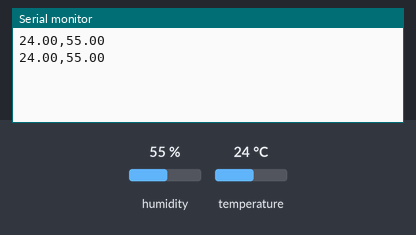
A sketch run on a simulated Arduino Uno, built with avr-gcc and run on an emulated ATmega328P. On the bench: the last lines printed to the serial monitor. The test bench sets the inputs (shaded band); at power-on: humidity 55 %, temperature 24 °C.

Above: at 5.8 s.
5.9 s: humidity set to 22 %
At 10.3 s:
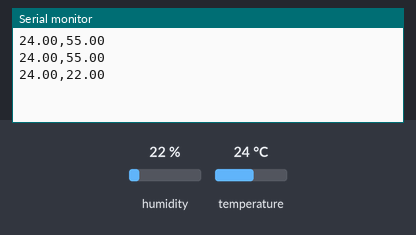
11.9 s: temperature set to 12 °C
At 15.6 s:
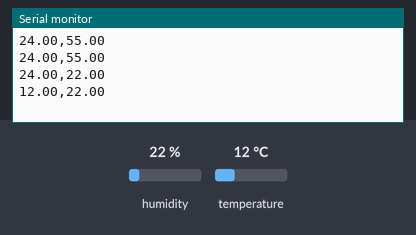
17.9 s: humidity set to 40 %
At 20.8 s:
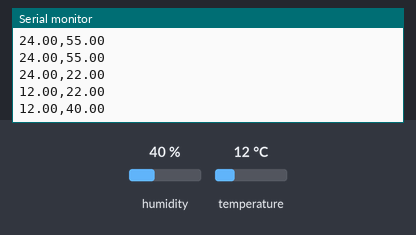
Timing chart, 0 to 22.3 s (numbered marks = the images above; inputs shaded):
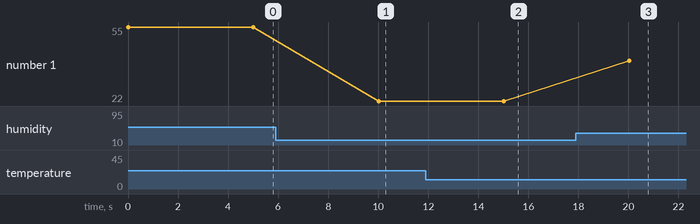

The sketch:

ArduinoRecorder.ino
```cpp
#include <DHT.h>

//Constants
#define DHTPIN 3     // what pin we're connected to
#define DHTTYPE DHT22   // DHT 22  (AM2302)
DHT dht(DHTPIN, DHTTYPE); //// Initialize DHT sensor for normal 16mhz Arduino


//Variables
int chk;
float hum;  //Stores humidity value
float temp; //Stores temperature value

void setup()
{
    Serial.begin(9600);
  dht.begin();

}

void loop()
{
    hum = dht.readHumidity();
    temp= dht.readTemperature();
    Serial.println(String(temp) + "," + String(hum));

    delay(5000); //Delay 5 seconds.
}
```

Measured:
- after the input at 5.9 s, the serial monitor: prints a new line after 4.1 s (image 1)
- after the input at 11.9 s, the serial monitor: prints a new line after 3.1 s (image 2)
- after the input at 17.9 s, the serial monitor: prints a new line after 2.1 s (image 3)
- plotted number 1: 55 → 22 after the input at 5.9 s, 22 → 40 after the input at 17.9 s
